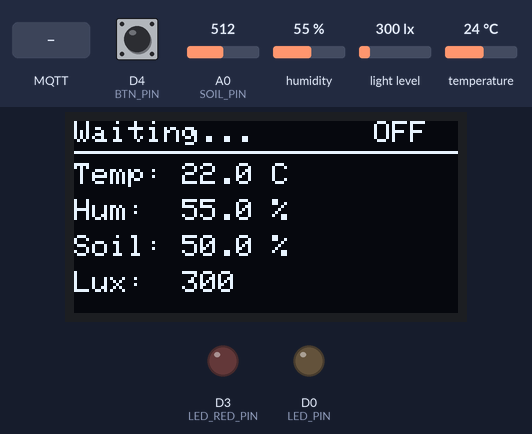
A program run on a simulated ESP8266 (NodeMCU). Parts: 128×64 one-colour display, output pins drawn as LEDs (lit = HIGH). The inputs (shaded band) are chosen by the test bench; at power-on: D4 (BTN_PIN) HIGH, humidity 55 %, light level 300 lx, A0 (SOIL_PIN) = 512, temperature 24 °C. WiFi joins after 1.5 s; servers stay silent unless stated; EEPROM starts erased; no MQTT or app messages arrive unless stated; the audio player accepts every command and is not drawn; what the program prints to the serial monitor is not drawn.

Above: at 4.7 s.
4.8 s: MQTT message "0" arrives on the second subscribed topic
At 5.5 s:
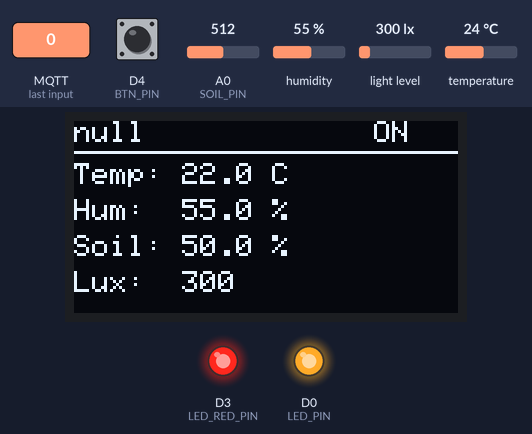
6.6 s: D4 (BTN_PIN) pulled LOW for 0.15 s
At 7.1 s:
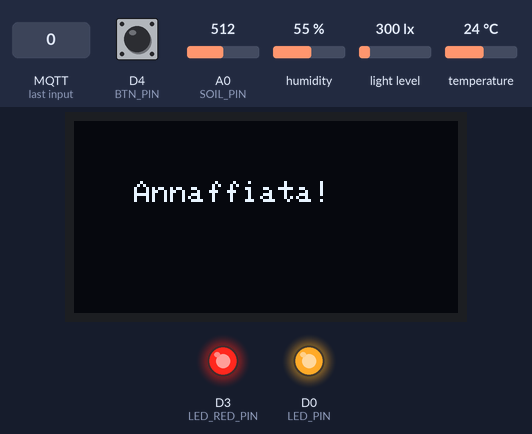
8.7 s: humidity set to 22 %
At 11.7 s:
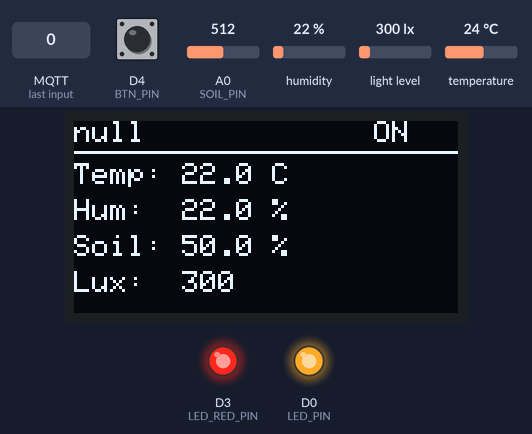
12.7 s: light level set to 40 lx
At 14.4 s:
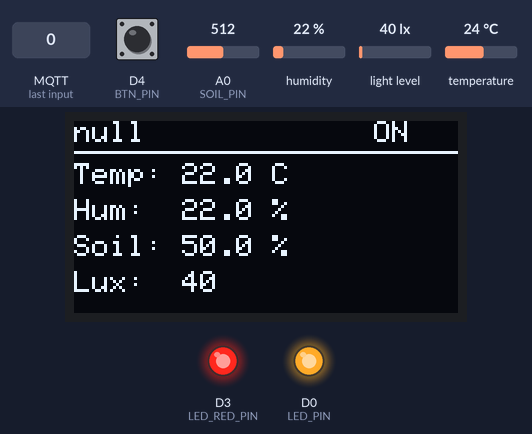
14.7 s: A0 (SOIL_PIN) set to 716
At 16.1 s:
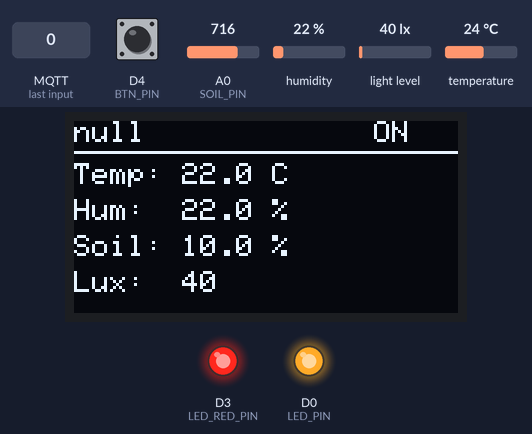
16.7 s: temperature set to 12 °C
At 20.5 s:
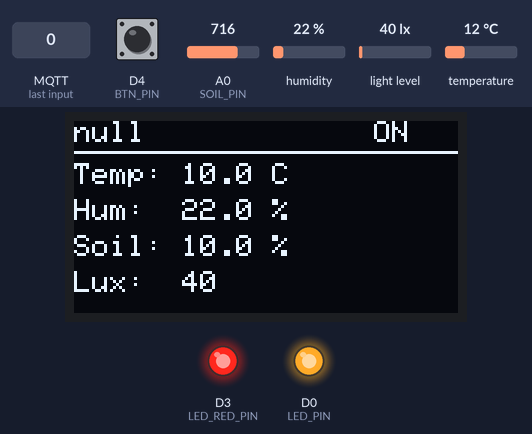
Timing chart, 0 to 21.7 s (numbered marks = the images above; inputs shaded):
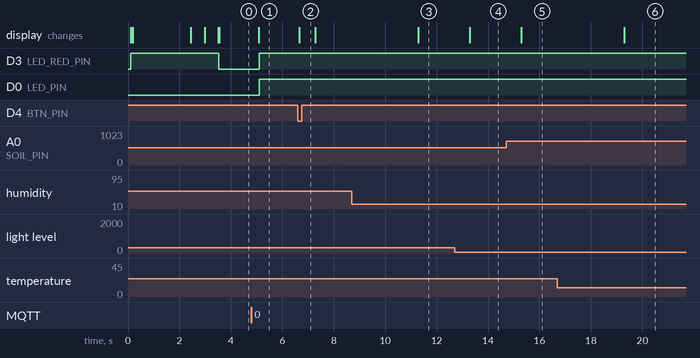

The program:

main.cpp
```cpp
#include <Arduino.h>
#include <ESP8266WiFi.h>
#include <WiFiClientSecure.h>
#include <PubSubClient.h>
#include <Wire.h>
#include <Adafruit_GFX.h>
#include <Adafruit_SSD1306.h>
#include <ArduinoJson.h>
#include <DHT.h>
#include <BH1750.h>
#include <SoftwareSerial.h>
#include <DFRobotDFPlayerMini.h>
#include <EEPROM.h>
#include "config.h"

// =============================================================
// PIN
// =============================================================
#define SCREEN_WIDTH 128
#define SCREEN_HEIGHT 64
#define LED_PIN     D0  // verde: online e sensori ok
#define LED_RED_PIN D3  // rosso: offline o fuori range (logica invertita per d3 LOW-acceso con resistenza a VCC)
#define BTN_PIN     D4  // bottone annaffiatura
#define DHT_PIN     D5
#define DHT_TYPE    DHT11
#define SOIL_PIN    A0
#define SOIL_DRY    770  // valore terreno secco
#define SOIL_WET    260  // valore terreno bagnato
#define DF_RX       D6   // DFPlayer TX -> ESP RX
#define DF_TX       D7   // ESP TX -> DFPlayer RX (resistenza 1kΩ in serie e transistor)
#define PUSH_TIMEOUT 10000

// =============================================================
// TRACCE AUDIO
// =============================================================
#define SND_CONNESSO          1   // connessione MQTT riuscita
#define SND_ACQUA             2   // annaffiatura confermata
#define SND_ALERT             3   // sensore fuori range / errore
#define SND_INTERAZIONE_LUNGO 4   // interazione lunga
#define SND_AVVIO             5   // suono di avvio al boot
#define SND_DISCONNESSO       11  // disconnessione MQTT

// =============================================================
// EEPROM
// =============================================================
#define EEPROM_SIZE  256
#define EEPROM_MAGIC 0xAB

// Layout EEPROM:
// 0        uint8_t  magic
// 1..32    char[32] plant name
// 33       float    humMin
// 37       float    humMax
// 41       float    tempMin
// 45       float    tempMax
// 49       float    soilHumMin
// 53       float    soilHumMax
// 57       float    luxMin
// 61       float    luxMax

// =============================================================
// OGGETTI
// =============================================================
Adafruit_SSD1306 display(SCREEN_WIDTH, SCREEN_HEIGHT, &Wire, -1);
WiFiClientSecure espClient;
PubSubClient mqttClient(espClient);
DHT dht(DHT_PIN, DHT_TYPE);
BH1750 lightMeter;
SoftwareSerial dfSerial(DF_RX, DF_TX, true); // true = logica invertita per transistor
DFRobotDFPlayerMini dfPlayer;

bool dfReady = false;
unsigned long feedbackUntil = 0;

// =============================================================
// STRUTTURE DATI
// =============================================================
struct PlantConfig {
    String name      = "Waiting...";
    float humMin     = 0,   humMax     = 100;
    float tempMin    = 0,   tempMax    = 50;
    float soilHumMin = 0,   soilHumMax = 100;
    float luxMin     = 0,   luxMax     = 100000;
};

struct SensorReadings {
    float humidity    = 0;
    float temperature = 0;
    float soilHum     = 0;
    float luminosity  = 0;
};

PlantConfig currentConfig;
SensorReadings currentReadings;

// =============================================================
// STATO E TIMERS
// =============================================================
unsigned long lastSensorPublish = 0;
unsigned long lastDisplayUpdate = 0;
unsigned long lastDebounceTime  = 0;
unsigned long lastAlertCheck    = 0;
unsigned long lastMqttAttempt   = 0;
bool lastButtonState = HIGH;
bool wasConnected    = false;

// =============================================================
// EEPROM che salva e carica la configurazione
// =============================================================
void saveConfig() {
    EEPROM.begin(EEPROM_SIZE);
    EEPROM.put(0,  (uint8_t)EEPROM_MAGIC);
    char nameBuf[32] = {};
    currentConfig.name.toCharArray(nameBuf, 32);
    EEPROM.put(1,  nameBuf);
    EEPROM.put(33, currentConfig.humMin);
    EEPROM.put(37, currentConfig.humMax);
    EEPROM.put(41, currentConfig.tempMin);
    EEPROM.put(45, currentConfig.tempMax);
    EEPROM.put(49, currentConfig.soilHumMin);
    EEPROM.put(53, currentConfig.soilHumMax);
    EEPROM.put(57, currentConfig.luxMin);
    EEPROM.put(61, currentConfig.luxMax);
    EEPROM.commit();
    EEPROM.end();
    Serial.println("Config salvata in EEPROM");
}

void loadConfig() {
    EEPROM.begin(EEPROM_SIZE);
    uint8_t magic;
    EEPROM.get(0, magic);
    if (magic != EEPROM_MAGIC) {
        Serial.println("EEPROM vuota, uso valori default");
        EEPROM.end();
        return;
    }
    char nameBuf[32] = {};
    EEPROM.get(1,  nameBuf);
    EEPROM.get(33, currentConfig.humMin);
    EEPROM.get(37, currentConfig.humMax);
    EEPROM.get(41, currentConfig.tempMin);
    EEPROM.get(45, currentConfig.tempMax);
    EEPROM.get(49, currentConfig.soilHumMin);
    EEPROM.get(53, currentConfig.soilHumMax);
    EEPROM.get(57, currentConfig.luxMin);
    EEPROM.get(61, currentConfig.luxMax);
    EEPROM.end();
    currentConfig.name = String(nameBuf);
    Serial.println("Config caricata da EEPROM: " + currentConfig.name);
}

// =============================================================
// AUDIO
// =============================================================
void playSound(int track) {
    if (dfReady) dfPlayer.play(track);
}

// =============================================================
// LED
// Aggiorna i due LED in base allo stato di connessione e sensori
// Gestisce anche i suoni di connessione/disconnessione
// =============================================================
void updateLED() {
    bool isConnected = mqttClient.connected();
    bool online = isConnected && currentConfig.name != "Waiting...";

    if (isConnected && !wasConnected)  playSound(SND_CONNESSO);
    if (!isConnected && wasConnected)  playSound(SND_DISCONNESSO);
    wasConnected = isConnected;

    bool fuoriRange = online && (
        currentReadings.temperature < currentConfig.tempMin    ||
        currentReadings.temperature > currentConfig.tempMax    ||
        currentReadings.humidity    < currentConfig.humMin     ||
        currentReadings.humidity    > currentConfig.humMax     ||
        currentReadings.soilHum     < currentConfig.soilHumMin ||
        currentReadings.soilHum     > currentConfig.soilHumMax ||
        currentReadings.luminosity  < currentConfig.luxMin     ||
        currentReadings.luminosity  > currentConfig.luxMax
    );

    digitalWrite(LED_PIN,     online && !fuoriRange ? HIGH : LOW);
    digitalWrite(LED_RED_PIN, !online || fuoriRange ? LOW  : HIGH);
}

// =============================================================
// DISPLAY
// =============================================================
void updateOLED(bool isOnline) {
    display.clearDisplay();
    display.setTextColor(SSD1306_WHITE);
    display.setTextSize(1);

    //nome pianta + stato connessione
    String displayName = currentConfig.name.length() > 12
        ? currentConfig.name.substring(0, 11) + "."
        : currentConfig.name;
    display.setCursor(0, 0);
    display.print(displayName);
    display.setCursor(100, 0);
    display.print(isOnline ? "ON" : "OFF");
    display.drawLine(0, 10, 128, 10, SSD1306_WHITE);

    // righe sensori
    display.setCursor(0, 14); display.printf("Temp: %.1f C",  currentReadings.temperature);
    display.setCursor(0, 26); display.printf("Hum:  %.1f %%", currentReadings.humidity);
    display.setCursor(0, 38); display.printf("Soil: %.1f %%", currentReadings.soilHum);
    display.setCursor(0, 50); display.printf("Lux:  %.0f",    currentReadings.luminosity);

    display.display();
}

void showSplash() {
    display.clearDisplay();
    display.setTextColor(SSD1306_WHITE);
    display.setTextSize(2);
    display.setCursor(10, 5);
    display.print("NaHida");
    display.setTextSize(1);
    display.setCursor(20, 28);
    display.print("Plant Monitor");
    display.drawLine(0, 38, 128, 38, SSD1306_WHITE);
    display.setCursor(0, 44);
    display.print("Connessione WiFi...");
    display.display();
}

// =============================================================
// WIFI
// =============================================================
void setupWiFi() {
    int tentativi = 0;
    WiFi.begin(WIFI_SSID, WIFI_PASS);
    while (WiFi.status() != WL_CONNECTED && tentativi < 20) {
        delay(500);
        yield();
        tentativi++;
        display.setCursor(tentativi * 6, 56);
        display.print(".");
        display.display();
    }
    if (WiFi.status() != WL_CONNECTED) {
        Serial.println("WiFi fallito, continuo offline");
    }
}

// =============================================================
// MQTT
// =============================================================
void mqttCallback(char* topic, const byte* payload, unsigned int length) {
    String message = "";
    for (unsigned int i = 0; i < length; i++) message += static_cast<char>(payload[i]);
    String topicStr = String(topic);

    // config pianta
    if (topicStr == String("device/") + DEVICE_TOKEN + "/config") {
        JsonDocument doc;
        if (!deserializeJson(doc, message)) {
            currentConfig.name       = doc["plant_name"].as<String>();
            currentConfig.humMin     = doc["hum_min"]      | 0.0f;
            currentConfig.humMax     = doc["hum_max"]      | 100.0f;
            currentConfig.tempMin    = doc["temp_min"]     | 0.0f;
            currentConfig.tempMax    = doc["temp_max"]     | 50.0f;
            currentConfig.soilHumMin = doc["soil_hum_min"] | 0.0f;
            currentConfig.soilHumMax = doc["soil_hum_max"] | 100.0f;
            currentConfig.luxMin     = doc["lux_min"]      | 0.0f;
            currentConfig.luxMax     = doc["lux_max"]      | 100000.0f;
            saveConfig();
            updateOLED(mqttClient.connected());
        }
    }

    // comandi real-time dal server
    if (topicStr == String("device/") + DEVICE_TOKEN + "/updates") {
        JsonDocument command;
        if (!deserializeJson(command, message)) {
            Serial.println("JSON da comandi arrivato");
            if (command["command"] == String("PLAY_MUSIC")) {
                int source = String(command["source"]).toInt();
                Serial.printf("%s %d", "Play Music with source: ", source);
                playSound(source);
            }
        }
    }
}

void connectMQTT() {
    if (mqttClient.connected()) return;
    if (millis() - lastMqttAttempt < 5000) return;
    lastMqttAttempt = millis();

    Serial.println("MQTT disconnesso, riconnessione...");
    String clientId = String("ESP-") + DEVICE_TOKEN;
    if (mqttClient.connect(clientId.c_str(), MQTT_USER, MQTT_PASS)) {
        Serial.println("MQTT connesso");
        mqttClient.subscribe((String("device/") + DEVICE_TOKEN).c_str(), 1);
        mqttClient.subscribe((String("device/") + DEVICE_TOKEN + "/config").c_str(), 1);
        mqttClient.subscribe((String("device/") + DEVICE_TOKEN + "/updates").c_str(), 1);
        mqttClient.publish((String("device/") + DEVICE_TOKEN + "/status").c_str(), "ONLINE");
    } else {
        Serial.print("MQTT fallito, rc=");
        Serial.println(mqttClient.state());
    }
}

// =============================================================
// BOTTONE
// =============================================================
void showButtonFeedback() {
    display.clearDisplay();
    display.setTextColor(SSD1306_WHITE);
    display.setTextSize(1);

    if (!mqttClient.connected()) {
        display.setCursor(10, 20);
        display.println("Offline!");
        display.setCursor(10, 32);
        display.println("Riprova dopo.");
    } else {
        display.setCursor(20, 20);
        display.println("Annaffiata!");
    }

    display.display();
    feedbackUntil = millis() + 600;
}

void handleButton() {
    bool currentButtonState = digitalRead(BTN_PIN);
    if (lastButtonState == HIGH && currentButtonState == LOW) {
        if (millis() - lastDebounceTime > 200) {
            lastDebounceTime = millis();
            if (mqttClient.connected()) {
                mqttClient.publish((String("device/") + DEVICE_TOKEN + "/updates").c_str(), "BUTTON_PRESSED");
                Serial.println("Click inviato!");
                playSound(SND_ACQUA);
                dfSerial.flush();
            } else {
                Serial.println("Click ignorato: offline");
                playSound(SND_ALERT);
                dfSerial.flush();
            }
            showButtonFeedback();
        }
    }
    lastButtonState = currentButtonState;
}

// =============================================================
// SENSORI
// =============================================================
void readSensors() {
    float h = dht.readHumidity();
    float t = dht.readTemperature();

    int rawSoil = analogRead(SOIL_PIN);
    float soilPercent = static_cast<float>(map(rawSoil, SOIL_DRY, SOIL_WET, 0, 100));
    currentReadings.soilHum = constrain(soilPercent, 0.0f, 100.0f);

    float lux = lightMeter.readLightLevel();
    if (lux >= 0) currentReadings.luminosity = lux;

    if (!isnan(h) && !isnan(t)) {
        currentReadings.humidity    = h;
        currentReadings.temperature = t - 2.0f;
    } else {
        Serial.println("DHT11: lettura fallita");
    }
}

void publishTelemetry() {
    if (millis() - lastSensorPublish < PUSH_TIMEOUT) return;
    lastSensorPublish = millis();

    JsonDocument doc;
    doc["type"] = "sensor_data";
    doc["humidity"] = round(currentReadings.humidity * 10) / 10.0;
    doc["temperature"] = round(currentReadings.temperature * 10) / 10.0;
    doc["soil_humidity"] = round(currentReadings.soilHum * 10) / 10.0;
    doc["luminosity"] = round(currentReadings.luminosity * 10) / 10.0;

    String payload;
    serializeJson(doc, payload);
    mqttClient.publish((String("device/") + DEVICE_TOKEN + "/updates").c_str(), payload.c_str());
}

// =============================================================
// ALERT
// Controlla ogni 5 minuti se i sensori sono fuori range
// =============================================================
void checkAlerts() {
    if (millis() - lastAlertCheck < 300000) return;
    lastAlertCheck = millis();
    if (currentConfig.name == "Waiting...") return;

    bool fuoriRange =
        currentReadings.temperature < currentConfig.tempMin    ||
        currentReadings.temperature > currentConfig.tempMax    ||
        currentReadings.humidity    < currentConfig.humMin     ||
        currentReadings.humidity    > currentConfig.humMax     ||
        currentReadings.soilHum     < currentConfig.soilHumMin ||
        currentReadings.soilHum     > currentConfig.soilHumMax ||
        currentReadings.luminosity  < currentConfig.luxMin     ||
        currentReadings.luminosity  > currentConfig.luxMax;

    if (fuoriRange) {
        Serial.println("Alert: sensore fuori range!");
        playSound(SND_ALERT);
    }
}

// =============================================================
// SETUP
// =============================================================
void setup() {
    // seriale di debug
    Serial.begin(115200);
    delay(100);
    Serial.println("BOOT");
    Serial.println(ESP.getResetReason());

    // setup pin
    pinMode(LED_PIN, OUTPUT);     digitalWrite(LED_PIN, LOW);
    pinMode(LED_RED_PIN, OUTPUT); digitalWrite(LED_RED_PIN, HIGH);
    pinMode(BTN_PIN, INPUT_PULLUP);

    // sensori
    dht.begin();
    Wire.begin();
    lightMeter.begin(BH1750::CONTINUOUS_HIGH_RES_MODE);
    if (!display.begin(SSD1306_SWITCHCAPVCC, 0x3C)) {
        Serial.println("SSD1306 non trovato");
        while (true) { yield(); }
    }

    // display
    display.clearDisplay();
    display.display();
    showSplash();

    // memoria
    loadConfig();

    // DFPlayer
    dfSerial.begin(9600);
    delay(1000);
    if (dfPlayer.begin(dfSerial, false, false)) {
        dfReady = true;
        dfPlayer.volume(18);
        Serial.println("DFPlayer pronto");
        delay(200);
        playSound(SND_AVVIO);
    } else {
        Serial.println("DFPlayer non trovato");
    }

    // wifi
    espClient.setInsecure();
    WiFi.persistent(false);
    WiFi.setAutoReconnect(true);
    setupWiFi();

    // mqtt
    mqttClient.setServer(MQTT_SERVER, MQTT_PORT);
    mqttClient.setKeepAlive(60);
    mqttClient.setCallback(mqttCallback);
}

// =============================================================
// LOOP
// =============================================================
void loop() {
    connectMQTT();
    mqttClient.loop();

    handleButton();
    readSensors();
    publishTelemetry();
    checkAlerts();
    updateLED();

    if (feedbackUntil == 0 && millis() - lastDisplayUpdate > 2000) {
        lastDisplayUpdate = millis();
        updateOLED(mqttClient.connected());
    }
    if (feedbackUntil != 0 && millis() > feedbackUntil) {
        feedbackUntil = 0;
        lastDisplayUpdate = millis();
        updateOLED(mqttClient.connected());
    }
}
```

config.h
```cpp
#ifndef CONFIG_H
#define CONFIG_H

// WiFi Configuration
//const char* WIFI_SSID = "Galaxy A54 di Marco";
//const char* WIFI_PASS = "abdc5234";

const char* WIFI_SSID = "Abcia2WiFi";
const char* WIFI_PASS = "Abcia2wa";

// HiveMQ Configuration
const char* MQTT_SERVER = "eccee1d09425443ea5af8df35c267a1f.s1.eu.hivemq.cloud";
const char* MQTT_USER   = "PlantNina";
const char* MQTT_PASS   = "u9C3nhP_3AYs6dq";
const int   MQTT_PORT   = 8883;
const char* DEVICE_TOKEN = "eccbc87e";

#endif
```

Measured:
- after the input at 4.8 s, D3 (LED_RED_PIN), D0 (LED_PIN): LOW → HIGH after 0.31 s; the display: changes after 0.28 s (image 1)
- after the input at 6.6 s, the display: changes after 0.06 s (image 2)
- after the input at 8.7 s, the display: changes after 2.6 s (image 3)
- after the input at 12.7 s, the display: changes after 0.59 s (image 4)
- after the input at 14.7 s, the display: changes after 0.59 s (image 5)
- after the input at 16.7 s, the display: changes after 2.6 s (image 6)
